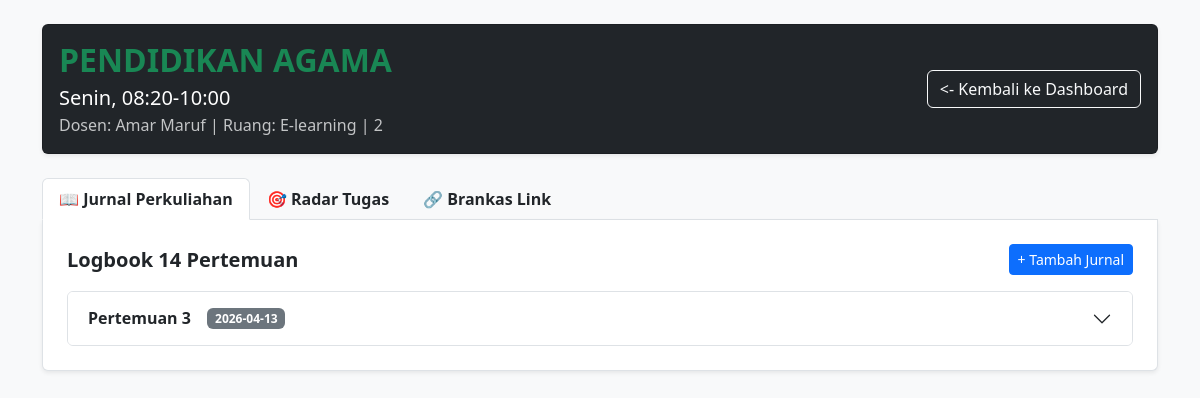
The page /detail/1 (signed in) on the database its author committed.
### tables this page shows
CREATE TABLE jadwal (
        id INTEGER PRIMARY KEY AUTOINCREMENT,
        matkul TEXT NOT NULL,
        dosen TEXT NOT NULL,
        hari TEXT NOT NULL,
        jam TEXT NOT NULL,
        sks INTEGER NOT NULL,
        ruang TEXT NOT NULL,
        semester INTEGER NOT NULL
    );

CREATE TABLE jurnal (
        id INTEGER PRIMARY KEY AUTOINCREMENT,
        jadwal_id INTEGER NOT NULL,
        pertemuan_ke INTEGER NOT NULL,
        tanggal TEXT NOT NULL,
        materi TEXT NOT NULL,
        FOREIGN KEY (jadwal_id) REFERENCES jadwal(id)
    );

### app.py (the view)
@app.route('/detail/<int:id_jadwal>')
def detail_kelas(id_jadwal):
    if not session.get('sudah_login'):
        return redirect(url_for('login'))
    conn = get_db_connection()
    matkul_info = conn.execute('SELECT * FROM jadwal WHERE id = ?', (id_jadwal,)).fetchone()
    data_jurnal = conn.execute('SELECT * FROM jurnal WHERE jadwal_id = ? ORDER BY pertemuan_ke ASC', (id_jadwal,)).fetchall()
    data_resources = conn.execute('SELECT * FROM resources WHERE jadwal_id = ?', (id_jadwal,)).fetchall()
    data_tugas = conn.execute('SELECT * FROM tugas WHERE matkul = ?', (matkul_info['matkul'],)).fetchall()
    conn.close()
    return render_template('detail_kelas.html', matkul=matkul_info, jurnal=data_jurnal, resources=data_resources, tugas=data_tugas)

### app.py (called while the page is built)
def get_db_connection():
    conn = sqlite3.connect('kuliah.db')
    conn.row_factory = sqlite3.Row
    return conn

### templates/detail_kelas.html (shortened to what this page needs)
<!DOCTYPE html>
<html lang="id">
<head>
    <link rel="stylesheet" href="https://cdn.jsdelivr.net/npm/bootstrap@5.3.3/dist/css/bootstrap.min.css">
</head>
<body class="bg-light">
    <div class="container mt-4">
        <div class="card bg-dark text-white mb-4 shadow-sm">
            <div class="card-body d-flex flex-column flex-md-row justify-content-between align-items-md-center">
                <div>
                    <h2 class="fw-bold mb-1 text-success">{{ matkul.matkul | upper }}</h2>
                    <p class="mb-0 fs-5">{{ matkul.hari }}, {{ matkul.jam }}</p>
                    <p class="mb-0 text-light opacity-75">Dosen: {{ matkul.dosen }} | Ruang: {{ matkul.ruang }} | {{ matkul.sks }}</p>
                </div>
                <div class="mt-3 mt-md-0">
                    <a href="/" class="btn btn-outline-light w-100"><- Kembali ke Dashboard</a>
                </div>
            </div>
        </div>
        <ul class="nav nav-tabs" id="myTab" role="tablist">
            <li class="nav-item" role="presentation">
                <button class="nav-link active fw-bold text-dark" data-bs-toggle="tab" data-bs-target="#jurnal">📖 Jurnal Perkuliahan</button>
            </li>
            <li class="nav-item" role="presentation">
                <button class="nav-link fw-bold text-dark" data-bs-toggle="tab" data-bs-target="#tugas">🎯 Radar Tugas</button>
            </li>
            <li class="nav-item" role="presentation">
                <button class="nav-link fw-bold text-dark" data-bs-toggle="tab" data-bs-target="#resources">🔗 Brankas Link</button>
            </li>
        </ul>
        <div class="tab-content bg-white border border-top-0 p-4 mb-5 shadow-sm rounded-bottom">
            <div class="tab-pane fade show active" id="jurnal">
                <div class="d-flex justify-content-between align-items-center mb-3">
                    <h5 class="fw-bold mb-0">Logbook 14 Pertemuan</h5>
                    <button class="btn btn-sm btn-primary" data-bs-toggle="modal" data-bs-target="#modalTambahJurnal">+ Tambah Jurnal</button>
                </div>
                {% if jurnal %}
                    <div class="accordion" id="accordionJurnal">
                        {% for j in jurnal %}
                        <div class="accordion-item">
                            <h2 class="accordion-header" id="heading{{ j.id}}">
                                <button class="accordion-button collapsed fw-bold" type="button" data-bs-toggle="collapse" data-bs-target="#collapse{{ j.id }}">
                                    Pertemuan {{ j.pertemuan_ke }} &nbsp; <span class="badge bg-secondary ms-2">{{ j.tanggal }}</span>
                                </button>
                            </h2>
                        </div>
                        {% endfor %}
                    </div>
                {% else %}
                    <div class="alert alert-secondary text-center">Belum ada catatan jurnal untuk matkul ini.</div>
                {% endif %}
            </div>
        </div>
    </div>
</body>
</html>

### rows shown on the page
jadwal: matkul "PENDIDIKAN AGAMA", hari "Senin", jam "08:20-10:00", dosen "Amar Maruf", ruang "E-learning", sks "2"
jurnal: pertemuan_ke "3", tanggal "2026-04-13"
